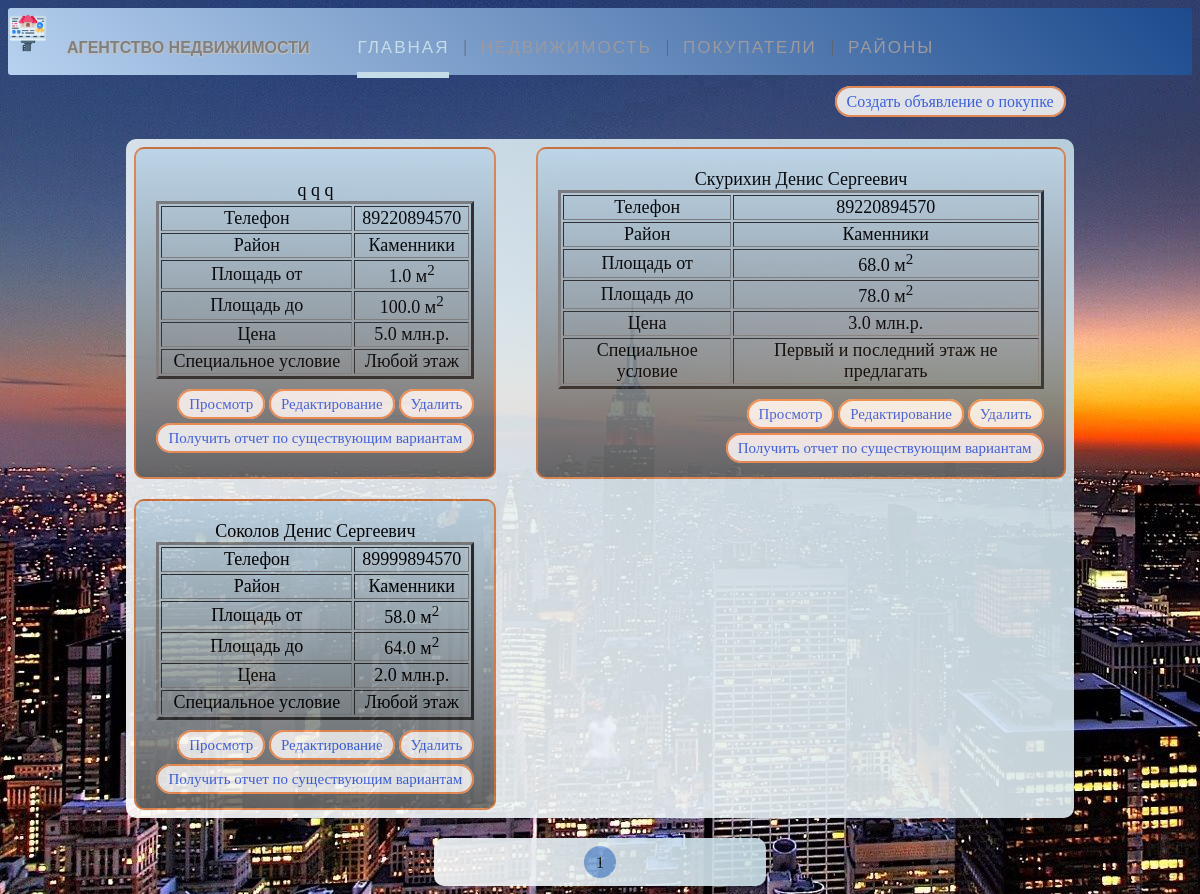
The page /buyers on the database its author committed.
### webApp/models.py (models this page shows, shortened)
class Buyers(models.Model):
    id = models.AutoField('id', primary_key=True)
    fio = models.CharField('ФИО', max_length=50)
    phone = models.CharField('Номер телефона', max_length=12)
    id_district = models.IntegerField('Район')
    min_area = models.FloatField('Площадь')
    max_area = models.FloatField('Площадь')
    price = models.FloatField('Цена')
    spicial_condition = models.BooleanField('Специальное условие')
    class Meta:
        verbose_name = 'Покупатель'
        verbose_name_plural = 'Покупатели'

### webApp/views.py (the view)
# urls.py: path('buyers', views.get_buyers, name='buyers-page'),
def get_buyers(request):
    buyers = Buyers.objects.order_by('-id')
    for buyer in buyers:
        buyer.id_district = Directory.objects.filter(id=buyer.id_district)[0].name_district
    paginator = Paginator(buyers, 4)
    page_number = request.GET.get('page')
    page_obj = paginator.get_page(page_number)
    return render(request, 'webApp/buyers.html', {'paginator': paginator, 'page_obj': page_obj, 'title': 'Покупатели'})

### webApp/templates/webApp/buyers.html (shortened to what this page needs)
{% extends 'webApp/base.html' %}
{% block content %}
        <div class="btn-cls">
            <a href="{% url 'add-buyer-page' %}" class="btn-add-buyer">Создать объявление о покупке</a>
        </div>
    {% if page_obj %}
        <div class="grid-container-buyers">
            {% for el in page_obj %}
                <div class="cards-buyers">
                    <form id="form-buyers" method="post">
                        <table class="table-buyers" border="3">
                          <caption>{{ el.fio }}</caption>
                          <tr><td>Телефон</td><td>{{ el.phone }}</td></tr>
                          <tr><td>Район</td><td>{{ el.id_district }}</td></tr>
                          <tr><td>Площадь от</td><td>{{ el.min_area }} м<sup>2</sup> </td></tr>
                          <tr><td>Площадь до</td><td>{{ el.max_area }} м<sup>2</sup> </td></tr>
                          <tr><td>Цена</td><td>{{ el.price }} млн.р.</td></tr>
                           {% if el.spicial_condition %}
                                <tr><td>Специальное условие</td><td>Любой этаж</td></tr>
                           {% else %}
                                <tr><td>Специальное условие</td><td>Первый и последний этаж не предлагать</td></tr>
                           {% endif %}
                        </table><br>
                        <div class="btns">
                            <a href="{% url 'buyer-detail' el.id %}" class="btn-red-data" >Просмотр</a>
                            <a href="{% url 'buyer-update' el.id %}" class="btn-red-data" >Редактирование</a>
                            <a href="{% url 'del-buyer' el.id %}" class="btn-red-data" >Удалить</a><br><br>
                            <a href="{% url 'buyer-document' el.id %}" class="btn-red-data" >Получить отчет по существующим вариантам</a>
                        </div>
                    </form>
                </div>
            {% endfor %}
        </div>
        <div class="count-container">
                   {% for p in paginator.page_range %}
                       {% if page_obj.number == p %}
                            <span class="page-num-selected">{{ p }}</span>
                                       {% elif p >= page_obj.number|add:-2 and p <= page_obj.number|add:2  %}
                            <span class="page-num">
                                <a href="?page={{ p }}">{{ p }}</a>
                            </span>
                       {% endif %}
                   {% endfor %}
        </div>
    {% else %}
        <p> Записи отсутствуют! </p>
    {% endif %}
{% endblock %}

### webApp/static/css/style_base.css (style rules this page uses)
body { background-image: url("../src/fon.jpg"); }
.count-container { background: linear-gradient(45deg, #FFFFFF, #C5DDE8); border-radius: 10px; padding: 8px 8px; opacity: 0.9; margin-top: 20px; margin-left: 36%; margin-right: 36%; height: auto; align-items: center; flex-direction: column; text-align: center; align-content: center; position: center; }
.page-num-selected { display: inline-block; background: #7aa7de; color: #000; text-align: center; border-radius: 50%; padding: 0.5em 0; width:2em; height:1em; }

### webApp/static/css/style_seller.css (style rules this page uses)
.btn-cls { border-radius: 10px; padding: 8px; opacity: 0.9; margin-top: 10px; margin-left: 10%; margin-right: 10%; text-align: right; }

### webApp/static/css/style_buyers.css (style rules this page uses)
.grid-container-buyers { display: grid; gap: 20px 40px; grid-template-columns: auto auto; background: linear-gradient(45deg, #FFFFFF, #C5DDE8); border-radius: 10px; padding: 8px; opacity: 0.9; margin-top: 20px; margin-left: 10%; margin-right: 10%; }
.cards-buyers { border: 2px solid rgba(243, 120, 46, 0.8); border-radius: 10px; padding: 20px; font-size: 15px; text-align: left; background: linear-gradient(180deg, #cbe4f3 0%, #676767 100%); align-content: center; align-items: center; }
.table-buyers { text-align: center; font-family: Verdana; font-size: 18px; font-weight: lighter; width: 100%; }
.btns { text-align: right; }
.btn-red-data { border: 2px solid rgba(243, 120, 46, 0.8); align-content: center; align-items: center; text-align: right; background-color: whitesmoke; border-radius: 20px 20px 20px 20px; padding: 5px 10px; text-decoration: none; color: #3c64e5; }
.btn-add-buyer { border: 2px solid rgba(243, 120, 46, 0.8); align-content: center; align-items: center; text-align: right; background-color: whitesmoke; border-radius: 20px 20px 20px 20px; padding: 5px 10px; text-decoration: none; color: #3c64e5; }

### rows shown on the page
Buyers: fio "q q q", phone "89220894570", id_district "Каменники", min_area "1.0", max_area "100.0", price "5.0", spicial_condition "Специальное условие"
Buyers: fio "Скурихин Денис Сергеевич", phone "89220894570", id_district "Каменники", min_area "68.0", max_area "78.0", price "3.0", spicial_condition "Специальное условие"
Buyers: fio "Соколов Денис Сергеевич", phone "89999894570", id_district "Каменники", min_area "58.0", max_area "64.0", price "2.0", spicial_condition "Специальное условие"

### other values the page prints
{{ p }} "1"
